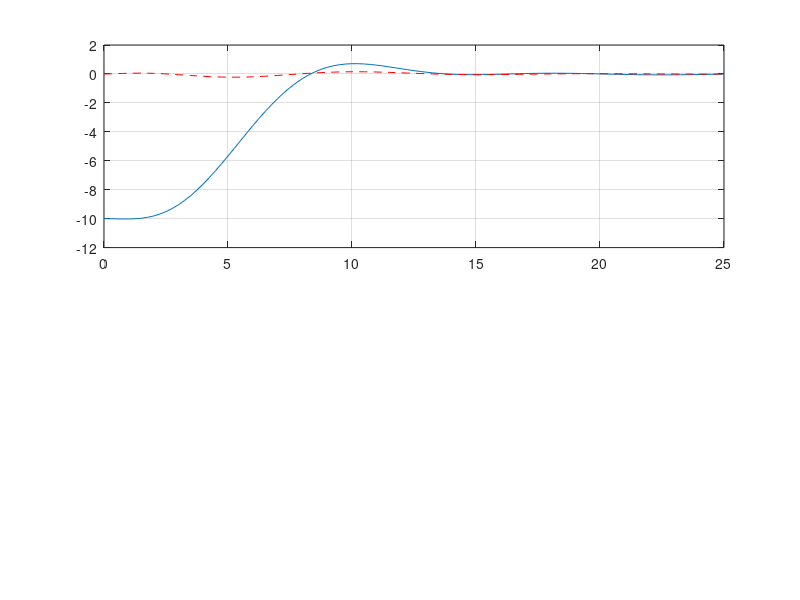

Recreate this plot in MATLAB. (Note: this script raises an error after producing the figure.)
% Script p6_2_13.m; 747 coordinated S-turn w. const. gains; u=[da dr]'; 
% s=[v r p phi psi y]'; y1=[y ay]'; J=int(y^2+64*ay^2+da^2+dr^2)dt,
% units ft, sec, crad;                                     9/97, 7/17/02
%
A=[-.089 -2.19 0 .319 0 0; .076 -.217 -.166 0 0 0; -.602 .327 -.975 ...
      0 0 0; 0 .15 1 0 0 0; 0 1 0 0 0 0; 1 0 0 0 2.19 0];
B=[0 .0327; .0264 -.151; .227 .0636; zeros(3,2)]; D=[0 0; 0 .0327];
C=[0 0 0 0 0 1; -.089 0 0 0 0 0]; Qz=diag([1 64]); Q=C'*Qz*C; N=C'*Qz*D;
R=eye(2)+D'*Qz*D; k=lqr(A,B,Q,R,N); s0=[0 0 0 0 0 -10]'; t=25*[0:.01:1];
sys=ss(A-B*k,B,C,D); [y1,t,s]=initial(sys,s0,t); u=-s*k'; 
%
figure(1); clf; subplot(211), plot(t,y1(:,1),t,y1(:,2),'r--'); grid
legend('y (ft)','a_y (ft/s^2)',4) 
subplot(212), plot(t,s(:,4),t,s(:,5),'r--'); grid; xlabel('Time (sec)')
ylabel('crad'); legend('\phi','\psi')
%
figure(2); clf; subplot(211), plot(t,u(:,1),t,u(:,2),'r--'); grid
axis([0 25 -5 10]); ylabel('crad'); legend('\delta a','\delta r')
subplot(212), plot(t,s(:,1)); grid; xlabel('Time (sec)')
ylabel('v (ft/sec)')
	

	
